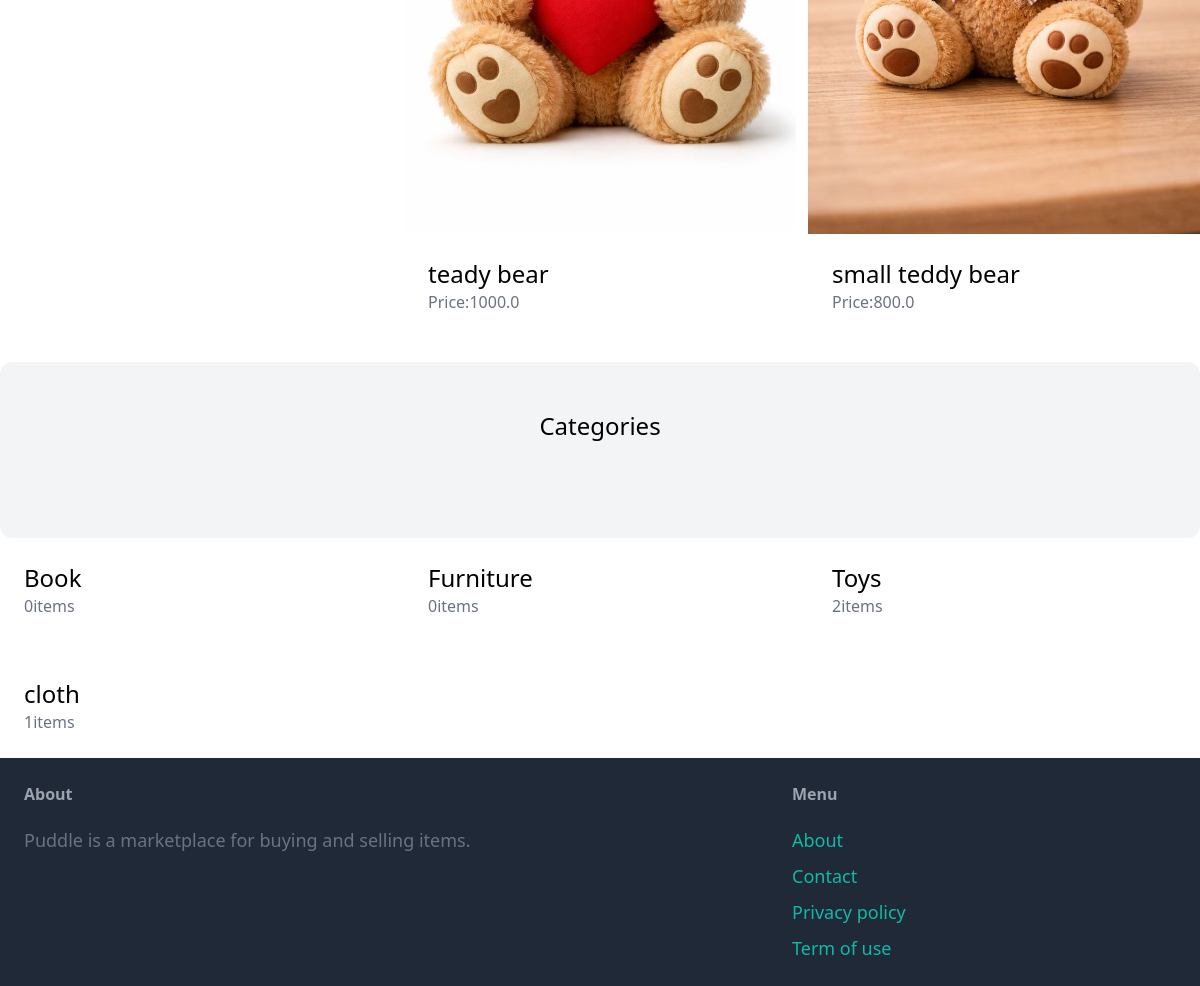
The app's page / (lower part), older data.
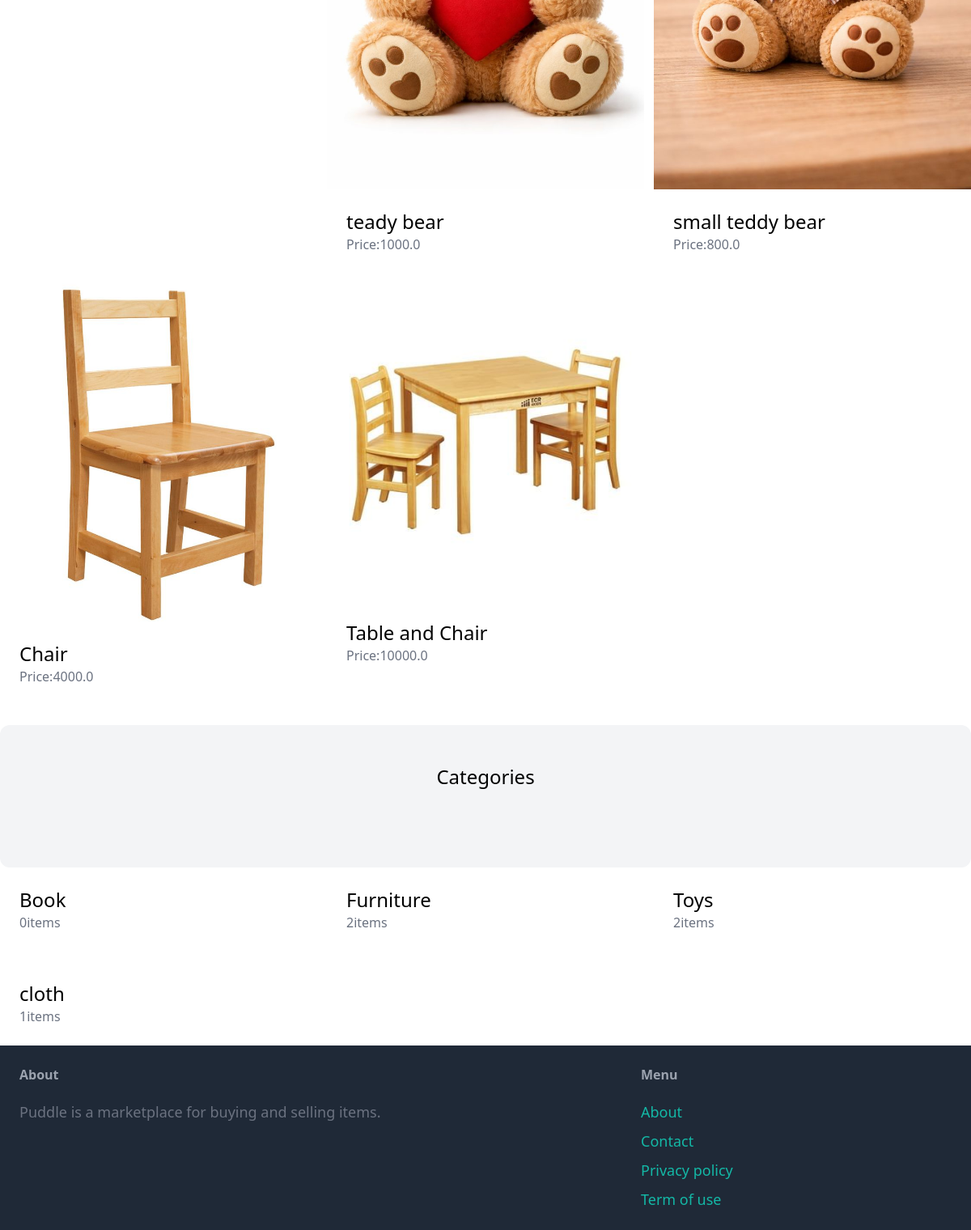
The same page, newer data.
### item/models.py (models this page shows, shortened)
class Item(models.Model):
    category = models.ForeignKey(Category, related_name='items', on_delete=models.CASCADE)
    name = models.CharField(max_length=255)
    description = models.TextField(blank=True, null=True)
    price = models.FloatField()
    image = models.ImageField(upload_to='item_images/', blank=True, null=True)
    is_sold = models.BooleanField(default=False)
    created_by = models.ForeignKey(User, related_name='items', on_delete=models.CASCADE)
    created_at = models.DateTimeField(auto_now_add=True)

class Category(models.Model):
    name = models.CharField(max_length=255)
    class Meta:
        ordering = ('name',)
        verbose_name_plural = "Categories"

### core/views.py (the view)
# urls.py: path('', views.index, name='index'),
def index(request):
    items = Item.objects.filter(is_sold=False)[:6]
    categories = Category.objects.all()
    return render(request, 'core/index.html', {
        'categories': categories,
        'items': items,
    })

### core/templates/core/index.html (shortened to what this page needs)
{%extends 'core/base.html'%}
{% block content%}
    <div class="grid grid-cols-3 gap-3">
        {% for item in items%}
        <div>
            <a href="{% url 'item:detail' item.id %}">
                <div>
                    <img src="{{ item.image.url }}" class="rounded-t-xl">
                </div>
                <div class="p-6 bg-white rounded-b-xl">
                    <h2 class="text-2xl">{{item.name}}</h2>
                    <p class="text-gray-500">Price:{{item.price}}</p>
                </div>
            </a>
        </div>
        {% endfor %}
    </div>
     <div class="mt-6 px-6 py-12 bg-gray-100 rounded-xl">
        <h2 class="mb-12 text-2xl text-center">Categories</h2>
    </div>
    <div class="grid grid-cols-3 gap-3">
        {%for category in categories%}
         <div>
            <a href="#">
                <div class="p-6 bg-white rounded-b-xl">
                    <h2 class="text-2xl">{{category.name}}</h2>
                    <p class="text-gray-500">{{category.items.count}}items</p>
                </div>
            </a>
        </div>
        {%endfor %}
    </div>
{% endblock %}

### core/templates/core/base.html (shortened to what this page needs)
<!doctype html>
<html>
  <head>
    <script src="https://cdn.tailwindcss.com"></script>
  </head>
  <body>
    {% block content %} {% endblock %}
    <footer class="py-6 px-6 flex justify-between bg-gray-800">
      <div class="w-2/3 pr-10">
        <h3 class="mb-5 font-semibold text-gray-400">About</h3>
        <p class="text-lg text-gray-500">Puddle is a marketplace for buying and selling items.</p>
      </div>
      <div class="w-1/3">
        <h3 class="mb-5 font-semibold text-gray-400">Menu</h3>
        <ul class="space-y-2">
          <li><a href="#" class="text-lg text-teal-500 hover:text-teal-700">About</a></li>
          <li><a href="{% url 'core:contact' %}" class="text-lg text-teal-500 hover:text-teal-700">Contact</a></li>
          <li><a href="#" class="text-lg text-teal-500 hover:text-teal-700">Privacy policy</a></li>
          <li><a href="#" class="text-lg text-teal-500 hover:text-teal-700">Term of use</a></li>
        </ul>
    </footer>
  </body>
</html>

Row changes from the older to the newer data that the page shows:
added Item: image (picture), name "Chair", price "4000.0"
added Item: image (picture), name "Table and Chair", price "10000.0"
computed for Category "Furniture": items.count "0" → "2"
